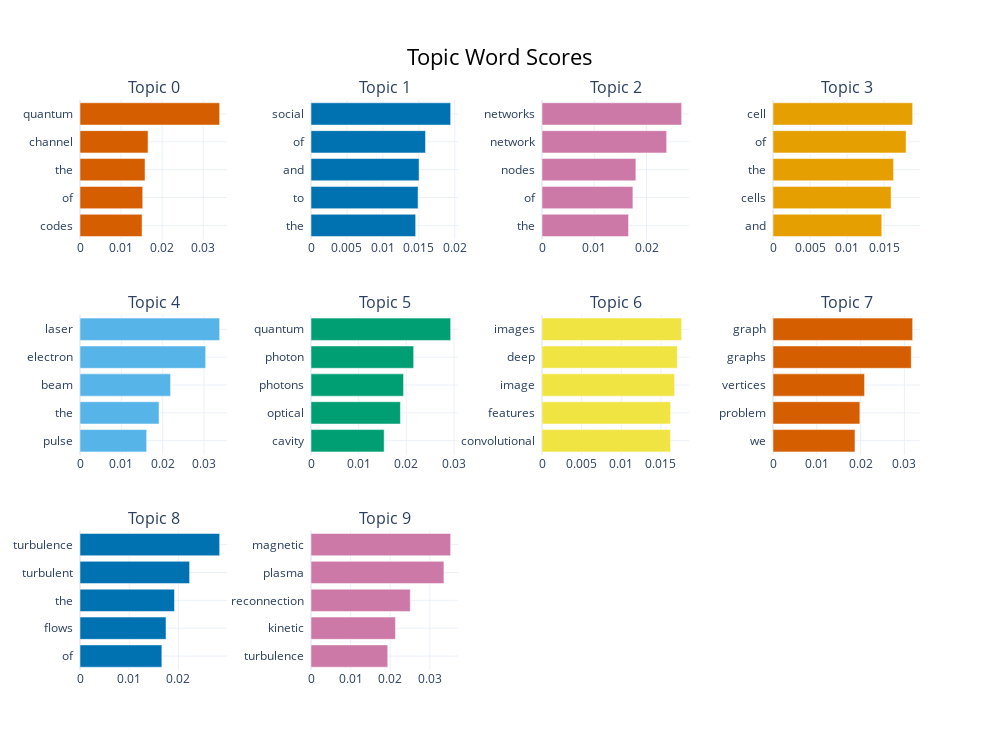

Notebook code cell kept with this figure:
### Code cell
topic_model.visualize_barchart(top_n_topics=10)

### Figure 1 — Plotly figure (JSON) as saved in the notebook; plotly's stock layout.template omitted (floating-point values rounded to 4 significant figures)
{"data": [{"marker": {"color": "#D55E00"}, "orientation": "h", "type": "bar", "x": [0.01511, 0.01527, 0.01583, 0.01657, 0.034], "xaxis": "x", "y": ["codes  ", "of  ", "the  ", "channel  ", "quantum  "], "yaxis": "y"}, {"marker": {"color": "#0072B2"}, "orientation": "h", "type": "bar", "x": [0.01456, 0.01489, 0.01504, 0.01593, 0.01943], "xaxis": "x2", "y": ["the  ", "to  ", "and  ", "of  ", "social  "], "yaxis": "y2"}, {"marker": {"color": "#CC79A7"}, "orientation": "h", "type": "bar", "x": [0.01656, 0.01739, 0.01796, 0.02386, 0.02672], "xaxis": "x3", "y": ["the  ", "of  ", "nodes  ", "network  ", "networks  "], "yaxis": "y3"}, {"marker": {"color": "#E69F00"}, "orientation": "h", "type": "bar", "x": [0.01468, 0.01594, 0.01628, 0.01796, 0.01885], "xaxis": "x4", "y": ["and  ", "cells  ", "the  ", "of  ", "cell  "], "yaxis": "y4"}, {"marker": {"color": "#56B4E9"}, "orientation": "h", "type": "bar", "x": [0.01612, 0.01912, 0.0219, 0.03039, 0.03378], "xaxis": "x5", "y": ["pulse  ", "the  ", "beam  ", "electron  ", "laser  "], "yaxis": "y5"}, {"marker": {"color": "#009E73"}, "orientation": "h", "type": "bar", "x": [0.01535, 0.01876, 0.01942, 0.02154, 0.0293], "xaxis": "x6", "y": ["cavity  ", "optical  ", "photons  ", "photon  ", "quantum  "], "yaxis": "y6"}, {"marker": {"color": "#F0E442"}, "orientation": "h", "type": "bar", "x": [0.01621, 0.01623, 0.01674, 0.01708, 0.01762], "xaxis": "x7", "y": ["convolutional  ", "features  ", "image  ", "deep  ", "images  "], "yaxis": "y7"}, {"marker": {"color": "#D55E00"}, "orientation": "h", "type": "bar", "x": [0.01872, 0.01984, 0.02091, 0.03158, 0.03189], "xaxis": "x8", "y": ["we  ", "problem  ", "vertices  ", "graphs  ", "graph  "], "yaxis": "y8"}, {"marker": {"color": "#0072B2"}, "orientation": "h", "type": "bar", "x": [0.01664, 0.01748, 0.01921, 0.02228, 0.02839], "xaxis": "x9", "y": ["of  ", "flows  ", "the  ", "turbulent  ", "turbulence  "], "yaxis": "y9"}, {"marker": {"color": "#CC79A7"}, "orientation": "h", "type": "bar", "x": [0.01937, 0.02132, 0.02505, 0.03355, 0.03525], "xaxis": "x10", "y": ["turbulence  ", "kinetic  ", "reconnection  ", "plasma  ", "magnetic  "], "yaxis": "y10"}], "layout": {"annotations": [{"font": {"size": 16}, "showarrow": false, "text": "Topic 0", "x": 0.0875, "xanchor": "center", "xref": "paper", "y": 1, "yanchor": "bottom", "yref": "paper"}, {"font": {"size": 16}, "showarrow": false, "text": "Topic 1", "x": 0.3625, "xanchor": "center", "xref": "paper", "y": 1, "yanchor": "bottom", "yref": "paper"}, {"font": {"size": 16}, "showarrow": false, "text": "Topic 2", "x": 0.6375, "xanchor": "center", "xref": "paper", "y": 1, "yanchor": "bottom", "yref": "paper"}, {"font": {"size": 16}, "showarrow": false, "text": "Topic 3", "x": 0.9125, "xanchor": "center", "xref": "paper", "y": 1, "yanchor": "bottom", "yref": "paper"}, {"font": {"size": 16}, "showarrow": false, "text": "Topic 4", "x": 0.0875, "xanchor": "center", "xref": "paper", "y": 0.6222, "yanchor": "bottom", "yref": "paper"}, {"font": {"size": 16}, "showarrow": false, "text": "Topic 5", "x": 0.3625, "xanchor": "center", "xref": "paper", "y": 0.6222, "yanchor": "bottom", "yref": "paper"}, {"font": {"size": 16}, "showarrow": false, "text": "Topic 6", "x": 0.6375, "xanchor": "center", "xref": "paper", "y": 0.6222, "yanchor": "bottom", "yref": "paper"}, {"font": {"size": 16}, "showarrow": false, "text": "Topic 7", "x": 0.9125, "xanchor": "center", "xref": "paper", "y": 0.6222, "yanchor": "bottom", "yref": "paper"}, {"font": {"size": 16}, "showarrow": false, "text": "Topic 8", "x": 0.0875, "xanchor": "center", "xref": "paper", "y": 0.2444, "yanchor": "bottom", "yref": "paper"}, {"font": {"size": 16}, "showarrow": false, "text": "Topic 9", "x": 0.3625, "xanchor": "center", "xref": "paper", "y": 0.2444, "yanchor": "bottom", "yref": "paper"}], "height": 750, "hoverlabel": {"bgcolor": "white", "font": {"family": "Rockwell", "size": 16}}, "showlegend": false, "title": {"font": {"color": "Black", "size": 22}, "text": "Topic Word Scores", "x": 0.5, "xanchor": "center", "yanchor": "top"}, "width": 1000, "xaxis": {"anchor": "y", "domain": [0, 0.175], "showgrid": true}, "xaxis10": {"anchor": "y10", "domain": [0.275, 0.45], "showgrid": true}, "xaxis11": {"anchor": "y11", "domain": [0.55, 0.725], "showgrid": true}, "xaxis12": {"anchor": "y12", "domain": [0.825, 1], "showgrid": true}, "xaxis2": {"anchor": "y2", "domain": [0.275, 0.45], "showgrid": true}, "xaxis3": {"anchor": "y3", "domain": [0.55, 0.725], "showgrid": true}, "xaxis4": {"anchor": "y4", "domain": [0.825, 1], "showgrid": true}, "xaxis5": {"anchor": "y5", "domain": [0, 0.175], "showgrid": true}, "xaxis6": {"anchor": "y6", "domain": [0.275, 0.45], "showgrid": true}, "xaxis7": {"anchor": "y7", "domain": [0.55, 0.725], "showgrid": true}, "xaxis8": {"anchor": "y8", "domain": [0.825, 1], "showgrid": true}, "xaxis9": {"anchor": "y9", "domain": [0, 0.175], "showgrid": true}, "yaxis": {"anchor": "x", "domain": [0.7556, 1], "showgrid": true}, "yaxis10": {"anchor": "x10", "domain": [0, 0.2444], "showgrid": true}, "yaxis11": {"anchor": "x11", "domain": [0, 0.2444], "showgrid": true}, "yaxis12": {"anchor": "x12", "domain": [0, 0.2444], "showgrid": true}, "yaxis2": {"anchor": "x2", "domain": [0.7556, 1], "showgrid": true}, "yaxis3": {"anchor": "x3", "domain": [0.7556, 1], "showgrid": true}, "yaxis4": {"anchor": "x4", "domain": [0.7556, 1], "showgrid": true}, "yaxis5": {"anchor": "x5", "domain": [0.3778, 0.6222], "showgrid": true}, "yaxis6": {"anchor": "x6", "domain": [0.3778, 0.6222], "showgrid": true}, "yaxis7": {"anchor": "x7", "domain": [0.3778, 0.6222], "showgrid": true}, "yaxis8": {"anchor": "x8", "domain": [0.3778, 0.6222], "showgrid": true}, "yaxis9": {"anchor": "x9", "domain": [0, 0.2444], "showgrid": true}}}
